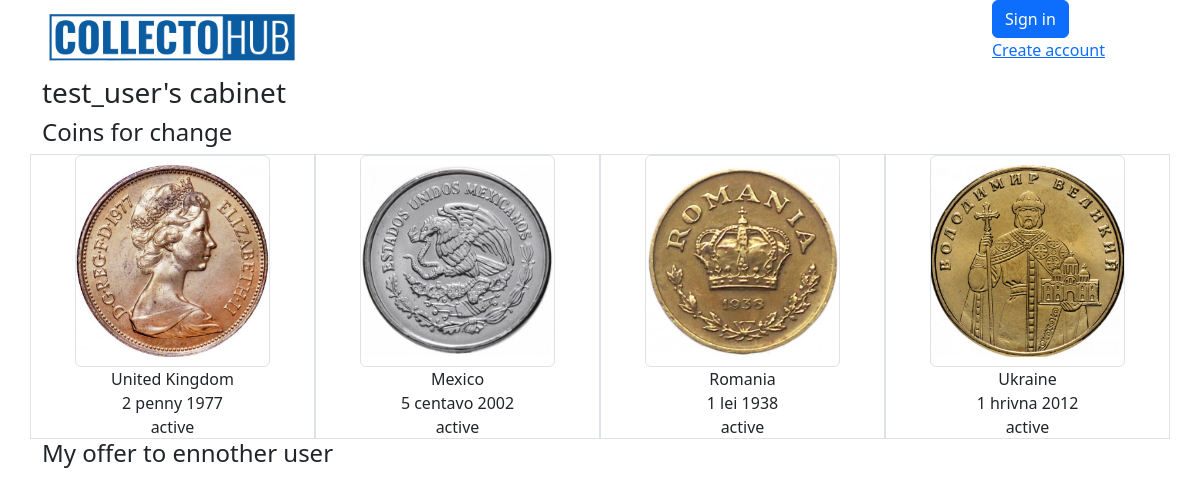
Screenshot of /user/cabinet/4/ with the database file from the repository.
### coins/models.py (models this page shows, shortened)
class Coin(models.Model):
    img_front = models.ImageField(upload_to='products_image', blank=True)
    img_back = models.ImageField(upload_to='products_image', blank=True)
    img_add_1 = models.ImageField(upload_to='products_image', blank=True)
    img_add_2 = models.ImageField(upload_to='products_image', blank=True)
    country = models.ForeignKey(Country, on_delete=models.CASCADE, related_name='coins')  # Reference to Country
    denomination = models.CharField(max_length=150)  # Denomination
    year = models.IntegerField()  # Year
    material = models.CharField(max_length=15, blank=True, choices=material_choices)  # Material
    safety = models.CharField(max_length=2, blank=True, choices=safety_choices)  # Optional field for admin use
    weight = models.FloatField(blank=True, null=True)  # Weight
    diameter = models.FloatField(blank=True, null=True)  # Diameter
    thickness = models.FloatField(blank=True, null=True)  # Thickness
    circulation = models.IntegerField(blank=True, null=True)  # Circulation
    owner = models.ForeignKey(User, on_delete=models.CASCADE, related_name='coins')
    box = models.ForeignKey('Box', on_delete=models.SET_NULL, blank=True, null=True, related_name='coins')
    status = models.CharField(max_length=1, choices=status_choices_coin, default='a')
    class Meta:
        verbose_name = 'Coin'
        verbose_name_plural = 'Coins'

class Country(models.Model):
    name = models.CharField(max_length=150, unique=True)
    continent = models.ForeignKey(Continent, on_delete=models.CASCADE, related_name="countries")
    class Meta:
        verbose_name = "Country"
        verbose_name_plural = "Countries"
    def __str__(self):
        return self.name

### coins/views.py (the view)
# urls.py: path('user/cabinet/<int:pk>/', views.UserCabinetView.as_view(), name='user-cabinet'),
class UserCabinetView(DetailView):
    model = User
    template_name = 'coins/user_cabinet.html'
    context_object_name = 'owner'
    extra_context = {
        'form': MessageForm(),
    }

### coins/models.py (called while the page is built)
    def active_coins(self):
        return self.user.coins.filter(status='a')

### coins/templates/coins/user_cabinet.html (shortened to what this page needs)
{% extends 'coins/base.html' %}
{% block content %}
<h3>{{ owner }}'s cabinet</h3>
<h4>Coins for change </h4>
<div class="row">
  {% for coin in owner.profile.active_coins %}
  <div class="col-3 text-center border">
    <a href="{% url 'coins:coin-detail' pk=coin.id %}">
      <img
        src="{{ coin.img_front.url }}"
        alt="coin"
        class="w-75 h-75 object-fit-contain border rounded"
      />
    </a>
    <p>
      {{ coin.country }}
      <br />
      {{ coin.denomination }} {{ coin.year }}
      <br>
      {{ coin.get_status_display }}
    </p>
  </div>
  {% endfor %}
</div>
<h4>My offer to ennother user</h4>
{% endblock %}

### rows the page displays
Coin: img_front (picture), country "United Kingdom", denomination "2 penny", year "1977", status "active"
Coin: img_front (picture), country "Mexico", denomination "5 centavo", year "2002", status "active"
Coin: img_front (picture), country "Romania", denomination "1 lei", year "1938", status "active"
Coin: img_front (picture), country "Ukraine", denomination "1 hrivna", year "2012", status "active"

### other values shown
{{ owner }} "test_user"
